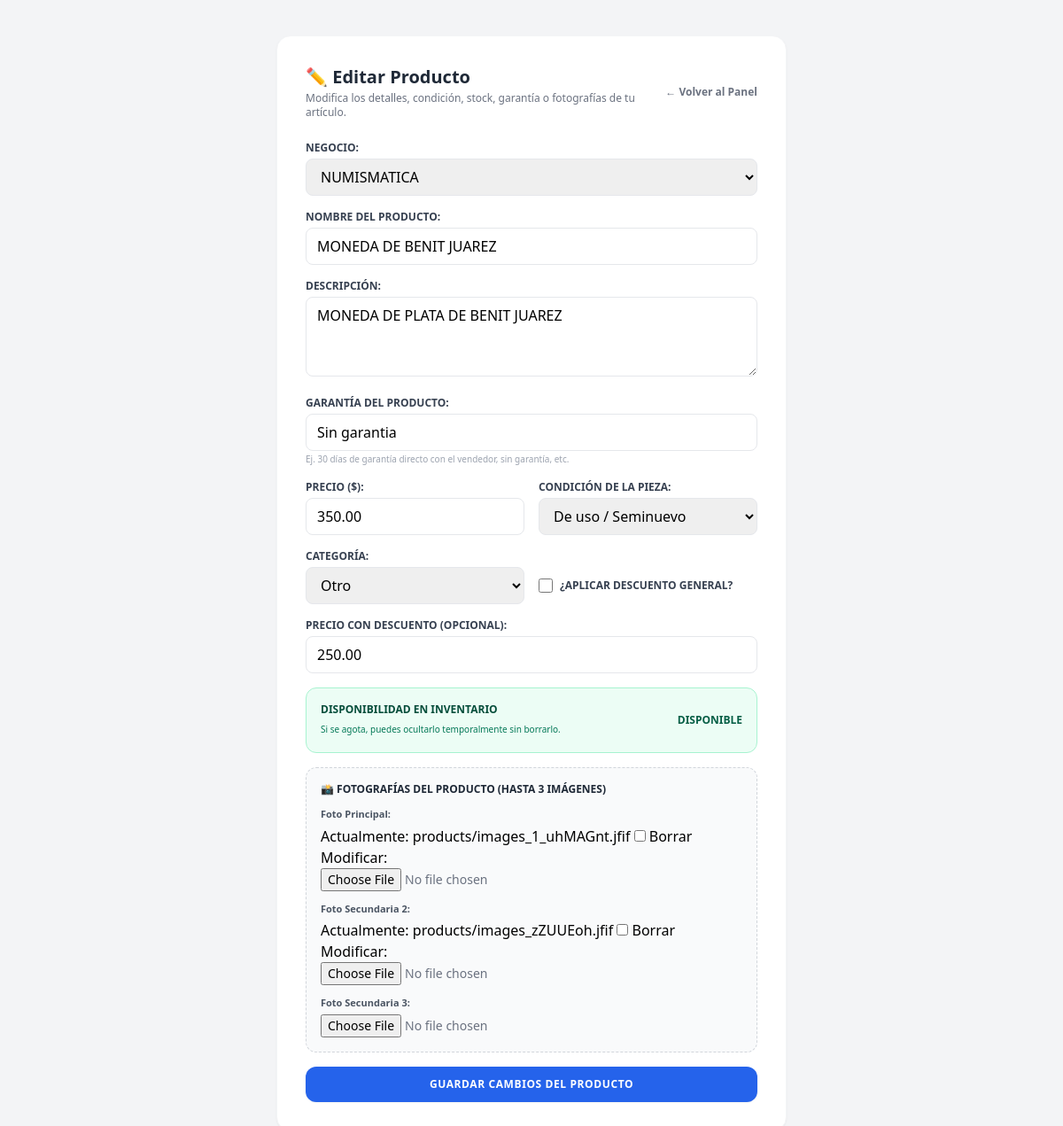
Page /product/1/edit/ (signed in) on the earlier database version.
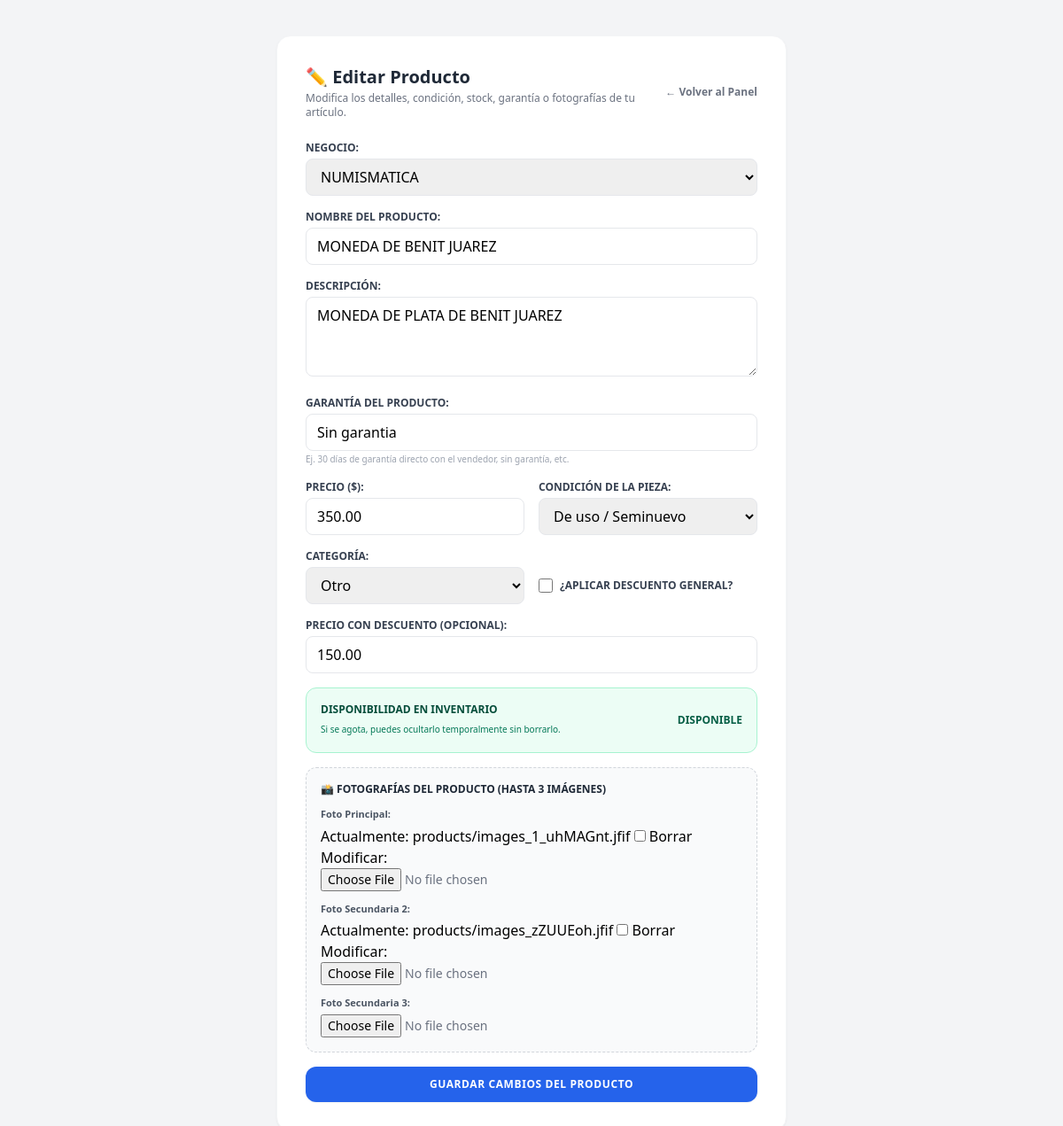
Same page on the later database version.
### marketplace/models.py (models this page shows, shortened)
class Product(models.Model):
    CATEGORY_CHOICES = [
        ('comida', 'Comida y Antojitos'),
        ('vehiculos', 'Vehículos'),
        ('supermercado', 'Supermercado'),
        ('tecnologia', 'Tecnología'),
        ('electrodomesticos', 'Electrodomésticos'),
        ('hogar', 'Hogar y Muebles'),
        ('moda', 'Moda'),
        ('deportes', 'Deportes y Fitness'),
        ('herramientas', 'Herramientas'),
        ('construccion', 'Construcción'),
        ('mascotas', 'Mascotas'),
        ('abarrotes', 'Abarrotes'),
        ('servicios', 'Servicios y Oficios'),
        ('otro', 'Otro'),
    ]
    CONDITION_CHOICES = [
        ('nuevo', 'Nuevo'),
        ('usado', 'De uso / Seminuevo'),
    ]
    business = models.ForeignKey('Business', on_delete=models.CASCADE)
    name = models.CharField(max_length=100)
    description = models.TextField()
    price = models.DecimalField(max_digits=10, decimal_places=2)
    condition = models.CharField(max_length=20, choices=CONDITION_CHOICES, default='nuevo')
    warranty = models.CharField(max_length=255, blank=True, null=True, verbose_name="Garantía del producto", help_text="Ej. Sin garantía, 30 días con el vendedor, etc.")
    is_promo = models.BooleanField(default=False)
    promo_price = models.DecimalField(max_digits=10, decimal_places=2, null=True, blank=True)
    is_express_promo = models.BooleanField(default=False)
    express_promo_start = models.DateTimeField(null=True, blank=True)
    express_promo_end = models.DateTimeField(null=True, blank=True)
    is_featured = models.BooleanField(default=False, verbose_name="¿Producto Destacado?")
    featured_until = models.DateTimeField(null=True, blank=True, verbose_name="Destacado Hasta")
    image = models.ImageField(upload_to='products/', null=True, blank=True)
    image_2 = models.ImageField(upload_to='products/', null=True, blank=True)
    image_3 = models.ImageField(upload_to='products/', null=True, blank=True)
    category = models.CharField(max_length=50, choices=CATEGORY_CHOICES, default='otro')
    is_available = models.BooleanField(default=True, verbose_name="Disponible en stock")

### marketplace/views.py (the view)
# urls.py: path('product/<int:product_id>/edit/', views.edit_product_view, name='edit_product'),
@login_required(login_url='business_login')
def edit_product_view(request, product_id):
    business = request.user.business
    product = get_object_or_404(Product, id=product_id, business=business)
    if request.method == 'POST':
        form = ProductForm(request.POST, request.FILES, instance=product)
        if form.is_valid():
            form.save()
            messages.success(request, f"✨ ¡El producto '{product.name}' ha sido actualizado!")
            return redirect('dashboard')
    else:
        form = ProductForm(instance=product)
        form.fields['business'].queryset = Business.objects.filter(id=business.id)
    return render(request, 'marketplace/edit_product.html', {'form': form, 'product': product})

### marketplace/models.py (called while the page is built)
    def __str__(self):
        return self.name

### marketplace/templates/marketplace/edit_product.html (shortened to what the changed rows need)
<!DOCTYPE html>
<html lang="es">
<head>
    <script src="https://cdn.tailwindcss.com"></script>
</head>
<body class="bg-gray-100 min-h-screen py-10 px-4 font-sans">
    <div class="max-w-xl mx-auto bg-white p-8 rounded-2xl shadow-sm border border-gray-100">
        <div class="flex justify-between items-center mb-6">
            <div>
                <h1 class="text-xl font-bold text-gray-800">✏️ Editar Producto</h1>
            </div>
        </div>
        <form method="post" enctype="multipart/form-data" class="space-y-4">
            <div>
                <label class="block text-xs font-bold text-gray-700 uppercase mb-1">Negocio:</label>
                {{ form.business }}
            </div>
            <div>
                <label class="block text-xs font-bold text-gray-700 uppercase mb-1">Nombre del Producto:</label>
                {{ form.name }}
            </div>
            <div>
                <label class="block text-xs font-bold text-gray-700 uppercase mb-1">Descripción:</label>
                {{ form.description }}
            </div>
            <div>
                <label class="block text-xs font-bold text-gray-700 uppercase mb-1">Garantía del Producto:</label>
                {{ form.warranty }}
                <span class="text-[10px] text-gray-400 mt-0.5 block">Ej. 30 días de garantía directo con el vendedor, sin garantía, etc.</span>
            </div>
            <div class="grid grid-cols-1 sm:grid-cols-2 gap-4">
                <div>
                    <label class="block text-xs font-bold text-gray-700 uppercase mb-1">Precio ($):</label>
                    {{ form.price }}
                </div>
                <div>
                    <label class="block text-xs font-bold text-gray-700 uppercase mb-1">Condición de la pieza:</label>
                    {{ form.condition }}
                </div>
            </div>
            <div class="grid grid-cols-1 sm:grid-cols-2 gap-4">
                <div>
                    <label class="block text-xs font-bold text-gray-700 uppercase mb-1">Categoría:</label>
                    {{ form.category }}
                </div>
                <div class="flex items-center pt-5">
                    <label class="flex items-center space-x-2 cursor-pointer">
                        {{ form.is_promo }}
                        <span class="text-xs font-bold text-gray-700 uppercase">¿Aplicar Descuento General?</span>
                    </label>
                </div>
            </div>
            <div>
                <label class="block text-xs font-bold text-gray-700 uppercase mb-1">Precio con Descuento (Opcional):</label>
                {{ form.promo_price }}
            </div>
            <div class="bg-gray-50 p-4 rounded-xl border border-dashed border-gray-300 space-y-3">
                <div>
                    <label class="block text-[11px] font-semibold text-gray-600 mb-1">Foto Principal:</label>
                    {{ form.image }}
                </div>
                <div>
                    <label class="block text-[11px] font-semibold text-gray-600 mb-1">Foto Secundaria 2:</label>
                    {{ form.image_2 }}
                </div>
                <div>
                    <label class="block text-[11px] font-semibold text-gray-600 mb-1">Foto Secundaria 3:</label>
                    {{ form.image_3 }}
                </div>
            </div>
        </form>
    </div>
</body>
</html>

Differences in the rows shown:
changed Product "NUMISMATICA": promo_price "250.00" → "150.00"
